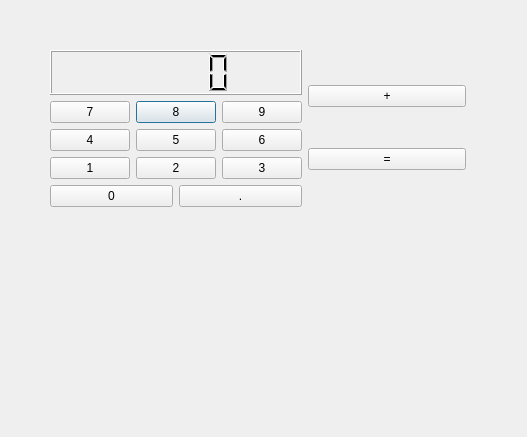
<?xml version="1.0" encoding="UTF-8"?>
<ui version="4.0">
 <class>DCalculadora</class>
 <widget class="QDialog" name="DCalculadora">
  <property name="geometry">
   <rect>
    <x>0</x>
    <y>0</y>
    <width>527</width>
    <height>437</height>
   </rect>
  </property>
  <property name="windowTitle">
   <string>Dialog</string>
  </property>
  <widget class="QWidget" name="">
   <property name="geometry">
    <rect>
     <x>50</x>
     <y>50</y>
     <width>416</width>
     <height>157</height>
    </rect>
   </property>
   <layout class="QHBoxLayout" name="horizontalLayout_2">
    <item>
     <layout class="QVBoxLayout" name="verticalLayout">
      <item>
       <widget class="QLCDNumber" name="lcdResultado"/>
      </item>
      <item>
       <layout class="QGridLayout" name="gridLayout">
        <item row="2" column="1">
         <widget class="QPushButton" name="bOcho">
          <property name="text">
           <string>8</string>
          </property>
         </widget>
        </item>
        <item row="3" column="1">
         <widget class="QPushButton" name="bCinco">
          <property name="text">
           <string>5</string>
          </property>
         </widget>
        </item>
        <item row="2" column="0">
         <widget class="QPushButton" name="bSiete">
          <property name="text">
           <string>7</string>
          </property>
         </widget>
        </item>
        <item row="3" column="0">
         <widget class="QPushButton" name="bCuatro">
          <property name="text">
           <string>4</string>
          </property>
         </widget>
        </item>
        <item row="3" column="2">
         <widget class="QPushButton" name="bSeis">
          <property name="text">
           <string>6</string>
          </property>
         </widget>
        </item>
        <item row="4" column="2">
         <widget class="QPushButton" name="bTres">
          <property name="text">
           <string>3</string>
          </property>
         </widget>
        </item>
        <item row="4" column="0">
         <widget class="QPushButton" name="bUno">
          <property name="text">
           <string>1</string>
          </property>
         </widget>
        </item>
        <item row="4" column="1">
         <widget class="QPushButton" name="bDos">
          <property name="text">
           <string>2</string>
          </property>
         </widget>
        </item>
        <item row="2" column="2">
         <widget class="QPushButton" name="bNueve">
          <property name="text">
           <string>9</string>
          </property>
         </widget>
        </item>
       </layout>
      </item>
      <item>
       <layout class="QHBoxLayout" name="horizontalLayout">
        <item>
         <widget class="QPushButton" name="bCero">
          <property name="text">
           <string>0</string>
          </property>
         </widget>
        </item>
        <item>
         <widget class="QPushButton" name="bPunto">
          <property name="text">
           <string>.</string>
          </property>
         </widget>
        </item>
       </layout>
      </item>
     </layout>
    </item>
    <item>
     <layout class="QVBoxLayout" name="verticalLayout_2">
      <item>
       <widget class="QPushButton" name="bMas">
        <property name="text">
         <string>+</string>
        </property>
       </widget>
      </item>
      <item>
       <widget class="QPushButton" name="bIgual">
        <property name="text">
         <string>=</string>
        </property>
       </widget>
      </item>
     </layout>
    </item>
   </layout>
  </widget>
 </widget>
 <resources/>
 <connections/>
</ui>
